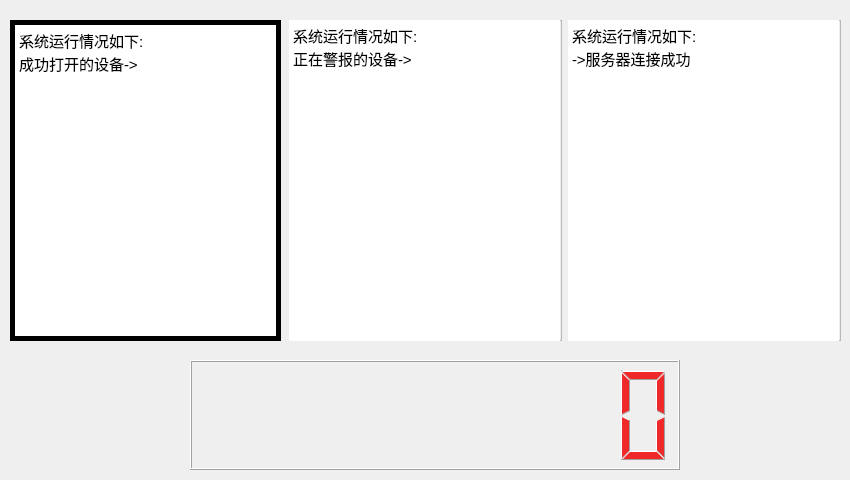
<?xml version="1.0" encoding="UTF-8"?>
<ui version="4.0">
 <class>MainFrame</class>
 <widget class="QFrame" name="MainFrame">
  <property name="geometry">
   <rect>
    <x>0</x>
    <y>0</y>
    <width>850</width>
    <height>480</height>
   </rect>
  </property>
  <property name="windowTitle">
   <string>Frame</string>
  </property>
  <property name="layoutDirection">
   <enum>Qt::LeftToRight</enum>
  </property>
  <property name="frameShape">
   <enum>QFrame::NoFrame</enum>
  </property>
  <property name="frameShadow">
   <enum>QFrame::Raised</enum>
  </property>
  <widget class="QWidget" name="layoutWidget">
   <property name="geometry">
    <rect>
     <x>10</x>
     <y>20</y>
     <width>831</width>
     <height>321</height>
    </rect>
   </property>
   <layout class="QHBoxLayout" name="horizontalLayout">
    <item>
     <widget class="QFrame" name="frame">
      <property name="styleSheet">
       <string notr="true">border-image: url(:/mainFrame/image/running_text.png);</string>
      </property>
      <property name="frameShape">
       <enum>QFrame::NoFrame</enum>
      </property>
      <property name="frameShadow">
       <enum>QFrame::Raised</enum>
      </property>
      <widget class="QTextBrowser" name="runingTextBrowser">
       <property name="geometry">
        <rect>
         <x>0</x>
         <y>0</y>
         <width>271</width>
         <height>321</height>
        </rect>
       </property>
       <property name="sizeIncrement">
        <size>
         <width>0</width>
         <height>0</height>
        </size>
       </property>
       <property name="autoFillBackground">
        <bool>false</bool>
       </property>
       <property name="frameShape">
        <enum>QFrame::Panel</enum>
       </property>
       <property name="frameShadow">
        <enum>QFrame::Plain</enum>
       </property>
       <property name="lineWidth">
        <number>5</number>
       </property>
       <property name="midLineWidth">
        <number>20</number>
       </property>
       <property name="lineWrapColumnOrWidth">
        <number>0</number>
       </property>
       <property name="html">
        <string>&lt;!DOCTYPE HTML PUBLIC &quot;-//W3C//DTD HTML 4.0//EN&quot; &quot;http://www.w3.org/TR/REC-html40/strict.dtd&quot;&gt;
&lt;html&gt;&lt;head&gt;&lt;meta name=&quot;qrichtext&quot; content=&quot;1&quot; /&gt;&lt;style type=&quot;text/css&quot;&gt;
p, li { white-space: pre-wrap; }
&lt;/style&gt;&lt;/head&gt;&lt;body style=&quot; font-family:'WenQuanYi Micro Hei'; font-size:11pt; font-weight:400; font-style:normal;&quot;&gt;
&lt;p style=&quot; margin-top:0px; margin-bottom:0px; margin-left:0px; margin-right:0px; -qt-block-indent:0; text-indent:0px;&quot;&gt;&lt;span style=&quot; font-family:'WenQuanYi Micro Hei Mono';&quot;&gt;系统运行情况如下:&lt;/span&gt;&lt;/p&gt;
&lt;p style=&quot; margin-top:0px; margin-bottom:0px; margin-left:0px; margin-right:0px; -qt-block-indent:0; text-indent:0px;&quot;&gt;&lt;span style=&quot; font-family:'WenQuanYi Micro Hei Mono';&quot;&gt;成功打开的设备-&amp;gt;&lt;/span&gt;&lt;/p&gt;&lt;/body&gt;&lt;/html&gt;</string>
       </property>
      </widget>
     </widget>
    </item>
    <item>
     <widget class="QFrame" name="frame_2">
      <property name="styleSheet">
       <string notr="true">border-image: url(:/mainFrame/image/alarming_text.png);</string>
      </property>
      <property name="frameShape">
       <enum>QFrame::StyledPanel</enum>
      </property>
      <property name="frameShadow">
       <enum>QFrame::Raised</enum>
      </property>
      <widget class="QTextBrowser" name="alarmTextBrowser">
       <property name="geometry">
        <rect>
         <x>0</x>
         <y>0</y>
         <width>271</width>
         <height>321</height>
        </rect>
       </property>
       <property name="frameShape">
        <enum>QFrame::NoFrame</enum>
       </property>
       <property name="frameShadow">
        <enum>QFrame::Plain</enum>
       </property>
       <property name="lineWidth">
        <number>5</number>
       </property>
       <property name="midLineWidth">
        <number>20</number>
       </property>
       <property name="html">
        <string>&lt;!DOCTYPE HTML PUBLIC &quot;-//W3C//DTD HTML 4.0//EN&quot; &quot;http://www.w3.org/TR/REC-html40/strict.dtd&quot;&gt;
&lt;html&gt;&lt;head&gt;&lt;meta name=&quot;qrichtext&quot; content=&quot;1&quot; /&gt;&lt;style type=&quot;text/css&quot;&gt;
p, li { white-space: pre-wrap; }
&lt;/style&gt;&lt;/head&gt;&lt;body style=&quot; font-family:'WenQuanYi Micro Hei'; font-size:11pt; font-weight:400; font-style:normal;&quot;&gt;
&lt;p style=&quot; margin-top:0px; margin-bottom:0px; margin-left:0px; margin-right:0px; -qt-block-indent:0; text-indent:0px;&quot;&gt;&lt;span style=&quot; font-family:'WenQuanYi Micro Hei Mono';&quot;&gt;系统运行情况如下:&lt;/span&gt;&lt;/p&gt;
&lt;p style=&quot; margin-top:0px; margin-bottom:0px; margin-left:0px; margin-right:0px; -qt-block-indent:0; text-indent:0px;&quot;&gt;&lt;span style=&quot; font-family:'WenQuanYi Micro Hei Mono';&quot;&gt;正在警报的设备-&amp;gt;&lt;/span&gt;&lt;/p&gt;&lt;/body&gt;&lt;/html&gt;</string>
       </property>
      </widget>
     </widget>
    </item>
    <item>
     <widget class="QFrame" name="frame_3">
      <property name="styleSheet">
       <string notr="true">border-image: url(:/mainFrame/image/server_text.png);</string>
      </property>
      <property name="frameShape">
       <enum>QFrame::StyledPanel</enum>
      </property>
      <property name="frameShadow">
       <enum>QFrame::Raised</enum>
      </property>
      <widget class="QTextBrowser" name="serverTextBrowser">
       <property name="geometry">
        <rect>
         <x>0</x>
         <y>0</y>
         <width>271</width>
         <height>321</height>
        </rect>
       </property>
       <property name="frameShape">
        <enum>QFrame::NoFrame</enum>
       </property>
       <property name="frameShadow">
        <enum>QFrame::Plain</enum>
       </property>
       <property name="lineWidth">
        <number>5</number>
       </property>
       <property name="midLineWidth">
        <number>20</number>
       </property>
       <property name="html">
        <string>&lt;!DOCTYPE HTML PUBLIC &quot;-//W3C//DTD HTML 4.0//EN&quot; &quot;http://www.w3.org/TR/REC-html40/strict.dtd&quot;&gt;
&lt;html&gt;&lt;head&gt;&lt;meta name=&quot;qrichtext&quot; content=&quot;1&quot; /&gt;&lt;style type=&quot;text/css&quot;&gt;
p, li { white-space: pre-wrap; }
&lt;/style&gt;&lt;/head&gt;&lt;body style=&quot; font-family:'WenQuanYi Micro Hei'; font-size:11pt; font-weight:400; font-style:normal;&quot;&gt;
&lt;p style=&quot; margin-top:0px; margin-bottom:0px; margin-left:0px; margin-right:0px; -qt-block-indent:0; text-indent:0px;&quot;&gt;&lt;span style=&quot; font-family:'WenQuanYi Micro Hei Mono';&quot;&gt;系统运行情况如下:&lt;/span&gt;&lt;/p&gt;
&lt;p style=&quot; margin-top:0px; margin-bottom:0px; margin-left:0px; margin-right:0px; -qt-block-indent:0; text-indent:0px;&quot;&gt;&lt;span style=&quot; font-family:'WenQuanYi Micro Hei Mono';&quot;&gt;-&amp;gt;服务器连接成功&lt;/span&gt;&lt;/p&gt;&lt;/body&gt;&lt;/html&gt;</string>
       </property>
      </widget>
     </widget>
    </item>
   </layout>
  </widget>
  <widget class="QLCDNumber" name="lcdNumber">
   <property name="geometry">
    <rect>
     <x>190</x>
     <y>360</y>
     <width>490</width>
     <height>110</height>
    </rect>
   </property>
   <property name="styleSheet">
    <string notr="true">color: rgb(239, 41, 41);</string>
   </property>
   <property name="digitCount">
    <number>9</number>
   </property>
  </widget>
 </widget>
 <resources/>
 <connections/>
</ui>
